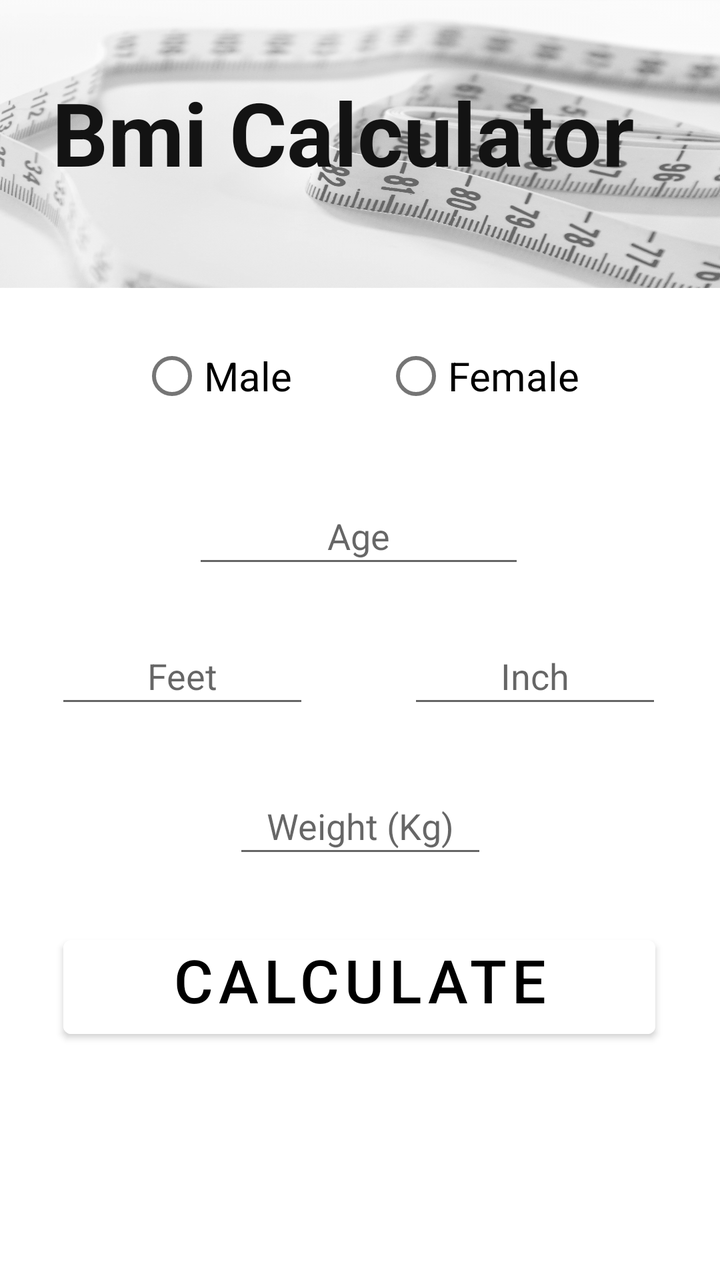
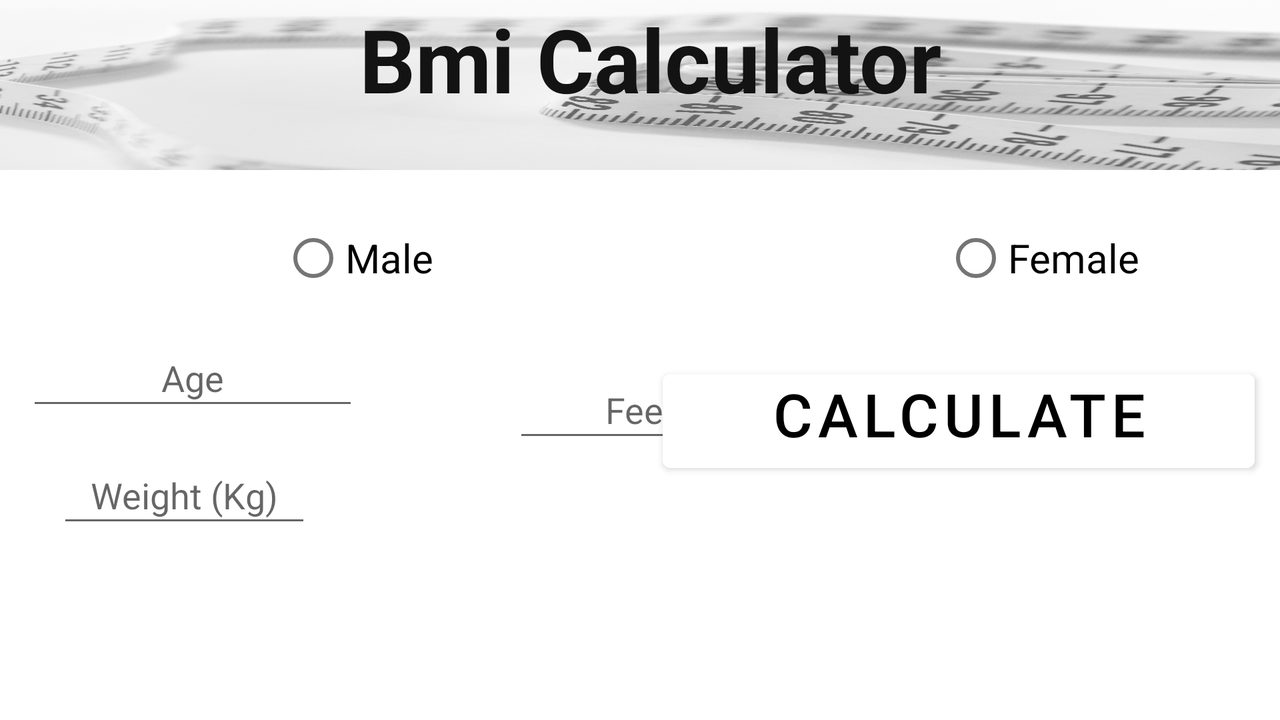

Compare how this app lays out the same screen by default and in its alternative resource folder. The renders come first, then the two layout files and the values they reference.
<!-- AndroidManifest.xml: application theme Theme.BmiCalculator -->
<!-- res/layout/activity_main2.xml -->
<?xml version="1.0" encoding="utf-8"?>
<androidx.constraintlayout.widget.ConstraintLayout xmlns:android="http://schemas.android.com/apk/res/android"
    xmlns:app="http://schemas.android.com/apk/res-auto"
    xmlns:tools="http://schemas.android.com/tools"
    android:layout_width="match_parent"
    android:layout_height="match_parent"
    tools:context=".MainActivity2">

    <ImageView
        android:id="@+id/imageView4"
        android:layout_width="409dp"
        android:layout_height="144dp"
        android:alpha="0.6"
        android:contentDescription="@string/todo"
        android:scaleType="fitXY"
        app:layout_constraintBottom_toBottomOf="parent"
        app:layout_constraintEnd_toEndOf="parent"
        app:layout_constraintHorizontal_bias="0.666"
        app:layout_constraintStart_toStartOf="parent"
        app:layout_constraintTop_toTopOf="parent"
        app:layout_constraintVertical_bias="0.0"
        app:srcCompat="@drawable/tape" />

    <TextView
        android:id="@+id/textView3"
        android:layout_width="342dp"
        android:layout_height="73dp"
        android:text="@string/bmi_calculator"
        android:textAlignment="center"
        android:textColor="#131313"
        android:textSize="44sp"
        android:textStyle="bold"
        app:layout_constraintBottom_toBottomOf="@+id/imageView4"
        app:layout_constraintEnd_toEndOf="@+id/imageView4"
        app:layout_constraintHorizontal_bias="0.489"
        app:layout_constraintStart_toStartOf="@+id/imageView4"
        app:layout_constraintTop_toTopOf="@+id/imageView4"
        app:layout_constraintVertical_bias="0.516" />

    <RadioButton
        android:id="@+id/male"
        android:layout_width="wrap_content"
        android:layout_height="wrap_content"
        android:layout_marginStart="70dp"
        android:hapticFeedbackEnabled="true"
        android:text="@string/male"
        android:textSize="20sp"
        app:layout_constraintBaseline_toBaselineOf="@+id/female"
        app:layout_constraintEnd_toEndOf="parent"
        app:layout_constraintEnd_toStartOf="@+id/female"
        app:layout_constraintHorizontal_bias="0.003"
        app:layout_constraintStart_toStartOf="parent" />

    <RadioButton
        android:id="@+id/female"
        android:layout_width="wrap_content"
        android:layout_height="wrap_content"
        android:layout_marginTop="20dp"
        android:layout_marginEnd="70dp"
        android:hapticFeedbackEnabled="true"
        android:text="@string/female"
        android:textSize="20sp"
        app:layout_constraintBottom_toBottomOf="@+id/male"
        app:layout_constraintEnd_toEndOf="parent"
        app:layout_constraintHorizontal_bias="1.0"
        app:layout_constraintStart_toEndOf="@+id/male"
        app:layout_constraintStart_toStartOf="parent"
        app:layout_constraintTop_toBottomOf="@+id/imageView4"
        app:layout_constraintVertical_bias="1.0" />

    <EditText
        android:id="@+id/age"
        android:layout_width="166dp"
        android:layout_height="45dp"
        android:layout_marginTop="100dp"
        android:ems="10"
        android:hint="@string/age"
        android:importantForAutofill="no"
        android:inputType="number"
        android:textAlignment="center"
        app:layout_constraintBottom_toBottomOf="parent"
        app:layout_constraintEnd_toEndOf="parent"
        app:layout_constraintHorizontal_bias="0.497"
        app:layout_constraintStart_toStartOf="parent"
        app:layout_constraintTop_toBottomOf="@+id/imageView4"
        app:layout_constraintVertical_bias="0.0" />

    <EditText
        android:id="@+id/feet"
        android:layout_width="127dp"
        android:layout_height="45dp"
        android:ems="10"
        android:hint="@string/feet"
        android:importantForAutofill="no"
        android:inputType="number"
        android:textAlignment="center"
        app:layout_constraintBaseline_toBaselineOf="@+id/inch"
        app:layout_constraintEnd_toEndOf="parent"
        app:layout_constraintHorizontal_bias="0.119"
        app:layout_constraintStart_toStartOf="parent" />

    <EditText
        android:id="@+id/inch"
        android:layout_width="127dp"
        android:layout_height="45dp"
        android:layout_marginTop="25dp"
        android:ems="10"
        android:hint="@string/inch"
        android:importantForAutofill="no"
        android:inputType="number"
        android:textAlignment="center"
        app:layout_constraintBottom_toBottomOf="@+id/weight"
        app:layout_constraintEnd_toEndOf="parent"
        app:layout_constraintHorizontal_bias="0.876"
        app:layout_constraintStart_toStartOf="parent"
        app:layout_constraintTop_toBottomOf="@+id/age"
        app:layout_constraintVertical_bias="0.0" />

    <EditText
        android:id="@+id/weight"
        android:layout_width="127dp"
        android:layout_height="45dp"
        android:layout_marginTop="100dp"
        android:ems="10"
        android:hint="@string/weight_kg"
        android:importantForAutofill="no"
        android:inputType="number"
        android:textAlignment="center"
        app:layout_constraintBottom_toBottomOf="parent"
        app:layout_constraintEnd_toEndOf="parent"
        app:layout_constraintStart_toStartOf="parent"
        app:layout_constraintTop_toBottomOf="@+id/age"
        app:layout_constraintVertical_bias="0.0" />

    <Button
        android:id="@+id/calculate"
        android:layout_width="296dp"
        android:layout_height="59dp"
        android:layout_marginTop="30dp"
        android:backgroundTint="#FFFFFF"
        android:gravity="center_horizontal"
        android:hapticFeedbackEnabled="true"
        android:includeFontPadding="false"
        android:text="@string/calculate"
        android:textColor="#000000"
        android:textSize="30sp"
        app:layout_constraintBottom_toBottomOf="parent"
        app:layout_constraintEnd_toEndOf="parent"
        app:layout_constraintHorizontal_bias="0.495"
        app:layout_constraintStart_toStartOf="parent"
        app:layout_constraintTop_toBottomOf="@+id/weight"
        app:layout_constraintVertical_bias="0.0" />

    <TextView
        android:id="@+id/result"
        android:layout_width="83dp"
        android:layout_height="63dp"
        android:layout_marginStart="30dp"
        android:textAlignment="center"
        android:textSize="20sp"
        app:layout_constraintBaseline_toBaselineOf="@+id/remark"
        app:layout_constraintEnd_toEndOf="@+id/calculate"
        app:layout_constraintHorizontal_bias="0.0"
        app:layout_constraintStart_toStartOf="parent" />

    <TextView
        android:id="@+id/remark"
        android:layout_width="253dp"
        android:layout_height="61dp"
        android:layout_marginStart="20dp"
        android:layout_marginTop="20dp"
        android:textAlignment="center"
        android:textSize="18sp"
        app:layout_constraintBottom_toBottomOf="parent"
        app:layout_constraintEnd_toEndOf="parent"
        app:layout_constraintHorizontal_bias="0.0"
        app:layout_constraintStart_toEndOf="@+id/result"
        app:layout_constraintTop_toBottomOf="@+id/calculate"
        app:layout_constraintVertical_bias="0.0" />

</androidx.constraintlayout.widget.ConstraintLayout>
<!-- resources referenced by this layout -->
<resources>
  <!-- drawable tape: webp bitmap (drawable, 347688 bytes) -->
  <string name="age">Age</string>
  <string name="bmi_calculator">Bmi Calculator</string>
  <string name="calculate">Calculate</string>
  <string name="feet">Feet</string>
  <string name="female">Female</string>
  <string name="inch">Inch</string>
  <string name="male">Male</string>
  <string name="todo">TODO</string>
  <string name="weight_kg">Weight (Kg)</string>
  <style name="Theme.BmiCalculator" parent="Theme.MaterialComponents.DayNight.NoActionBar">
          
          <item name="colorPrimary">@color/purple_500</item>
          <item name="colorPrimaryVariant">@color/purple_700</item>
          <item name="colorOnPrimary">@color/white</item>
          
          <item name="colorSecondary">@color/teal_200</item>
          <item name="colorSecondaryVariant">@color/teal_700</item>
          <item name="colorOnSecondary">@color/black</item>
          
          <item name="android:statusBarColor" tools:targetApi="l">?attr/colorPrimaryVariant</item>
          
      </style>
</resources>
<!-- res/layout-land/activity_main2.xml (the repository's variant of the layout above) -->
<!-- drawn on the phone turned sideways -->
<?xml version="1.0" encoding="utf-8"?>
<androidx.constraintlayout.widget.ConstraintLayout xmlns:android="http://schemas.android.com/apk/res/android"
    xmlns:app="http://schemas.android.com/apk/res-auto"
    xmlns:tools="http://schemas.android.com/tools"
    android:layout_width="match_parent"
    android:layout_height="match_parent"
    tools:context=".MainActivity2">

    <ImageView
        android:id="@+id/imageView4"
        android:layout_width="733dp"
        android:layout_height="85dp"
        android:alpha="0.6"
        android:contentDescription="@string/todo"
        android:scaleType="fitXY"
        app:layout_constraintBottom_toBottomOf="parent"
        app:layout_constraintEnd_toEndOf="parent"
        app:layout_constraintHorizontal_bias="0.666"
        app:layout_constraintStart_toStartOf="parent"
        app:layout_constraintTop_toTopOf="parent"
        app:layout_constraintVertical_bias="0.0"
        app:srcCompat="@drawable/tape" />

    <TextView
        android:id="@+id/textView3"
        android:layout_width="342dp"
        android:layout_height="73dp"
        android:text="@string/bmi_calculator"
        android:textAlignment="center"
        android:textColor="#131313"
        android:textSize="44sp"
        android:textStyle="bold"
        app:layout_constraintBottom_toBottomOf="@+id/imageView4"
        app:layout_constraintEnd_toEndOf="@+id/imageView4"
        app:layout_constraintHorizontal_bias="0.552"
        app:layout_constraintStart_toStartOf="@+id/imageView4"
        app:layout_constraintTop_toTopOf="@+id/imageView4"
        app:layout_constraintVertical_bias="0.0" />

    <RadioButton
        android:id="@+id/male"
        android:layout_width="wrap_content"
        android:layout_height="wrap_content"
        android:layout_marginStart="70dp"
        android:hapticFeedbackEnabled="true"
        android:text="@string/male"
        android:textSize="20sp"
        app:layout_constraintBaseline_toBaselineOf="@+id/female"
        app:layout_constraintEnd_toEndOf="parent"
        app:layout_constraintEnd_toStartOf="@+id/female"
        app:layout_constraintHorizontal_bias="0.217"
        app:layout_constraintStart_toStartOf="parent" />

    <RadioButton
        android:id="@+id/female"
        android:layout_width="wrap_content"
        android:layout_height="wrap_content"
        android:layout_marginTop="20dp"
        android:layout_marginEnd="70dp"
        android:hapticFeedbackEnabled="true"
        android:text="@string/female"
        android:textSize="20sp"
        app:layout_constraintBottom_toBottomOf="@+id/male"
        app:layout_constraintEnd_toEndOf="parent"
        app:layout_constraintHorizontal_bias="1.0"
        app:layout_constraintStart_toEndOf="@+id/male"
        app:layout_constraintStart_toStartOf="parent"
        app:layout_constraintTop_toBottomOf="@+id/imageView4"
        app:layout_constraintVertical_bias="0.0" />

    <EditText
        android:id="@+id/age"
        android:layout_width="166dp"
        android:layout_height="45dp"
        android:ems="10"
        android:hint="@string/age"
        android:importantForAutofill="no"
        android:inputType="number"
        android:textAlignment="center"
        app:layout_constraintBottom_toBottomOf="parent"
        app:layout_constraintEnd_toEndOf="parent"
        app:layout_constraintHorizontal_bias="0.028"
        app:layout_constraintStart_toStartOf="parent"
        app:layout_constraintTop_toBottomOf="@+id/imageView4"
        app:layout_constraintVertical_bias="0.348" />

    <EditText
        android:id="@+id/feet"
        android:layout_width="127dp"
        android:layout_height="45dp"
        android:ems="10"
        android:hint="@string/feet"
        android:importantForAutofill="no"
        android:inputType="number"
        android:textAlignment="center"
        app:layout_constraintBaseline_toBaselineOf="@+id/inch"
        app:layout_constraintEnd_toEndOf="parent"
        app:layout_constraintStart_toStartOf="parent" />

    <EditText
        android:id="@+id/inch"
        android:layout_width="127dp"
        android:layout_height="45dp"
        android:layout_marginTop="28dp"
        android:ems="10"
        android:hint="@string/inch"
        android:importantForAutofill="no"
        android:inputType="number"
        android:textAlignment="center"
        app:layout_constraintBottom_toTopOf="@+id/calculate"
        app:layout_constraintEnd_toEndOf="parent"
        app:layout_constraintHorizontal_bias="0.874"
        app:layout_constraintStart_toStartOf="parent"
        app:layout_constraintTop_toBottomOf="@+id/female"
        app:layout_constraintVertical_bias="0.0" />

    <EditText
        android:id="@+id/weight"
        android:layout_width="127dp"
        android:layout_height="45dp"
        android:ems="10"
        android:hint="@string/weight_kg"
        android:importantForAutofill="no"
        android:inputType="number"
        android:textAlignment="center"
        app:layout_constraintBottom_toBottomOf="parent"
        app:layout_constraintEnd_toEndOf="parent"
        app:layout_constraintHorizontal_bias="0.056"
        app:layout_constraintStart_toStartOf="parent"
        app:layout_constraintTop_toBottomOf="@+id/age"
        app:layout_constraintVertical_bias="0.13" />

    <Button
        android:id="@+id/calculate"
        android:layout_width="296dp"
        android:layout_height="59dp"
        android:layout_marginBottom="120dp"
        android:backgroundTint="#FFFFFF"
        android:gravity="center_horizontal"
        android:hapticFeedbackEnabled="true"
        android:includeFontPadding="false"
        android:text="@string/calculate"
        android:textColor="#000000"
        android:textSize="30sp"
        app:layout_constraintBottom_toBottomOf="parent"
        app:layout_constraintEnd_toEndOf="parent"
        app:layout_constraintHorizontal_bias="0.963"
        app:layout_constraintStart_toStartOf="parent"
        app:layout_constraintTop_toBottomOf="@+id/female"
        app:layout_constraintVertical_bias="1.0" />

    <TextView
        android:id="@+id/result"
        android:layout_width="83dp"
        android:layout_height="63dp"
        android:layout_marginStart="30dp"
        android:textAlignment="center"
        android:textSize="20sp"
        app:layout_constraintBaseline_toBaselineOf="@+id/remark"
        app:layout_constraintEnd_toEndOf="@+id/calculate"
        app:layout_constraintHorizontal_bias="0.0"
        app:layout_constraintStart_toStartOf="parent" />

    <TextView
        android:id="@+id/remark"
        android:layout_width="253dp"
        android:layout_height="61dp"
        android:layout_marginStart="20dp"
        android:layout_marginTop="20dp"
        android:textAlignment="center"
        android:textSize="18sp"
        app:layout_constraintBottom_toBottomOf="parent"
        app:layout_constraintEnd_toEndOf="parent"
        app:layout_constraintHorizontal_bias="0.727"
        app:layout_constraintStart_toEndOf="@+id/result"
        app:layout_constraintTop_toBottomOf="@+id/calculate"
        app:layout_constraintVertical_bias="0.0" />

</androidx.constraintlayout.widget.ConstraintLayout>
